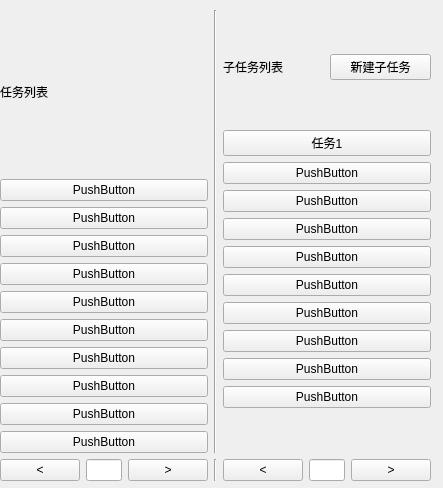
<?xml version="1.0" encoding="UTF-8"?>
<ui version="4.0">
 <class>list_type2</class>
 <widget class="QWidget" name="list_type2">
  <property name="geometry">
   <rect>
    <x>0</x>
    <y>0</y>
    <width>443</width>
    <height>488</height>
   </rect>
  </property>
  <property name="windowTitle">
   <string>Form</string>
  </property>
  <widget class="QWidget" name="verticalLayoutWidget_4">
   <property name="geometry">
    <rect>
     <x>0</x>
     <y>10</y>
     <width>431</width>
     <height>471</height>
    </rect>
   </property>
   <layout class="QVBoxLayout" name="verticalLayout_4">
    <item>
     <layout class="QHBoxLayout" name="horizontalLayout">
      <item>
       <layout class="QVBoxLayout" name="verticalLayout">
        <item>
         <widget class="QLabel" name="label_2">
          <property name="text">
           <string>任务列表</string>
          </property>
         </widget>
        </item>
        <item>
         <widget class="QPushButton" name="pushButton_12">
          <property name="text">
           <string>PushButton</string>
          </property>
         </widget>
        </item>
        <item>
         <widget class="QPushButton" name="pushButton_13">
          <property name="text">
           <string>PushButton</string>
          </property>
         </widget>
        </item>
        <item>
         <widget class="QPushButton" name="pushButton_14">
          <property name="text">
           <string>PushButton</string>
          </property>
         </widget>
        </item>
        <item>
         <widget class="QPushButton" name="pushButton_15">
          <property name="text">
           <string>PushButton</string>
          </property>
         </widget>
        </item>
        <item>
         <widget class="QPushButton" name="pushButton_16">
          <property name="text">
           <string>PushButton</string>
          </property>
         </widget>
        </item>
        <item>
         <widget class="QPushButton" name="pushButton_22">
          <property name="text">
           <string>PushButton</string>
          </property>
         </widget>
        </item>
        <item>
         <widget class="QPushButton" name="pushButton_23">
          <property name="text">
           <string>PushButton</string>
          </property>
         </widget>
        </item>
        <item>
         <widget class="QPushButton" name="pushButton_17">
          <property name="text">
           <string>PushButton</string>
          </property>
         </widget>
        </item>
        <item>
         <widget class="QPushButton" name="pushButton_18">
          <property name="text">
           <string>PushButton</string>
          </property>
         </widget>
        </item>
        <item>
         <widget class="QPushButton" name="pushButton_19">
          <property name="text">
           <string>PushButton</string>
          </property>
         </widget>
        </item>
       </layout>
      </item>
      <item>
       <widget class="Line" name="line">
        <property name="orientation">
         <enum>Qt::Vertical</enum>
        </property>
       </widget>
      </item>
      <item>
       <layout class="QVBoxLayout" name="verticalLayout_2">
        <item>
         <layout class="QHBoxLayout" name="horizontalLayout_5"/>
        </item>
        <item>
         <layout class="QHBoxLayout" name="horizontalLayout_2">
          <item>
           <widget class="QLabel" name="label">
            <property name="text">
             <string>子任务列表</string>
            </property>
           </widget>
          </item>
          <item>
           <widget class="QPushButton" name="pushButton">
            <property name="text">
             <string>新建子任务</string>
            </property>
           </widget>
          </item>
         </layout>
        </item>
        <item>
         <layout class="QVBoxLayout" name="verticalLayout_3">
          <item>
           <widget class="QPushButton" name="pushButton_9">
            <property name="text">
             <string>任务1</string>
            </property>
           </widget>
          </item>
          <item>
           <widget class="QPushButton" name="pushButton_8">
            <property name="text">
             <string>PushButton</string>
            </property>
           </widget>
          </item>
          <item>
           <widget class="QPushButton" name="pushButton_2">
            <property name="text">
             <string>PushButton</string>
            </property>
           </widget>
          </item>
          <item>
           <widget class="QPushButton" name="pushButton_7">
            <property name="text">
             <string>PushButton</string>
            </property>
           </widget>
          </item>
          <item>
           <widget class="QPushButton" name="pushButton_21">
            <property name="text">
             <string>PushButton</string>
            </property>
           </widget>
          </item>
          <item>
           <widget class="QPushButton" name="pushButton_20">
            <property name="text">
             <string>PushButton</string>
            </property>
           </widget>
          </item>
          <item>
           <widget class="QPushButton" name="pushButton_6">
            <property name="text">
             <string>PushButton</string>
            </property>
           </widget>
          </item>
          <item>
           <widget class="QPushButton" name="pushButton_5">
            <property name="text">
             <string>PushButton</string>
            </property>
           </widget>
          </item>
          <item>
           <widget class="QPushButton" name="pushButton_4">
            <property name="text">
             <string>PushButton</string>
            </property>
           </widget>
          </item>
          <item>
           <widget class="QPushButton" name="pushButton_3">
            <property name="text">
             <string>PushButton</string>
            </property>
           </widget>
          </item>
         </layout>
        </item>
       </layout>
      </item>
     </layout>
    </item>
    <item>
     <layout class="QHBoxLayout" name="horizontalLayout_6">
      <item>
       <layout class="QHBoxLayout" name="horizontalLayout_4">
        <item>
         <widget class="QPushButton" name="pushButton_24">
          <property name="text">
           <string>&lt;</string>
          </property>
         </widget>
        </item>
        <item>
         <widget class="QLineEdit" name="lineEdit_2"/>
        </item>
        <item>
         <widget class="QPushButton" name="pushButton_25">
          <property name="text">
           <string>&gt;</string>
          </property>
         </widget>
        </item>
       </layout>
      </item>
      <item>
       <widget class="Line" name="line_2">
        <property name="orientation">
         <enum>Qt::Vertical</enum>
        </property>
       </widget>
      </item>
      <item>
       <layout class="QHBoxLayout" name="horizontalLayout_3">
        <item>
         <widget class="QPushButton" name="pushButton_10">
          <property name="text">
           <string>&lt;</string>
          </property>
         </widget>
        </item>
        <item>
         <widget class="QLineEdit" name="lineEdit"/>
        </item>
        <item>
         <widget class="QPushButton" name="pushButton_11">
          <property name="text">
           <string>&gt;</string>
          </property>
         </widget>
        </item>
       </layout>
      </item>
     </layout>
    </item>
   </layout>
  </widget>
 </widget>
 <resources/>
 <connections/>
</ui>
